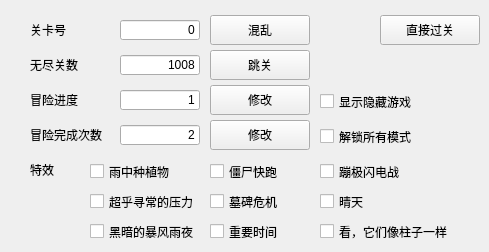
    <widget class="QWidget" name="tab_2">
     <attribute name="title">
      <string>关卡</string>
     </attribute>
     <widget class="QLineEdit" name="Mode">
      <property name="geometry">
       <rect>
        <x>120</x>
        <y>20</y>
        <width>80</width>
        <height>20</height>
       </rect>
      </property>
      <property name="layoutDirection">
       <enum>Qt::LeftToRight</enum>
      </property>
      <property name="inputMethodHints">
       <set>Qt::ImhDigitsOnly</set>
      </property>
      <property name="text">
       <string>0</string>
      </property>
      <property name="alignment">
       <set>Qt::AlignRight|Qt::AlignTrailing|Qt::AlignVCenter</set>
      </property>
     </widget>
     <widget class="QLabel" name="label_7">
      <property name="geometry">
       <rect>
        <x>30</x>
        <y>20</y>
        <width>39</width>
        <height>19</height>
       </rect>
      </property>
      <property name="text">
       <string>关卡号</string>
      </property>
     </widget>
     <widget class="QPushButton" name="ModifyMode">
      <property name="geometry">
       <rect>
        <x>210</x>
        <y>15</y>
        <width>100</width>
        <height>30</height>
       </rect>
      </property>
      <property name="text">
       <string>混乱</string>
      </property>
      <property name="autoDefault">
       <bool>true</bool>
      </property>
     </widget>
     <widget class="QPushButton" name="ModifyEndlessLevel">
      <property name="geometry">
       <rect>
        <x>210</x>
        <y>50</y>
        <width>100</width>
        <height>30</height>
       </rect>
      </property>
      <property name="text">
       <string>跳关</string>
      </property>
     </widget>
     <widget class="QLabel" name="label_8">
      <property name="geometry">
       <rect>
        <x>30</x>
        <y>55</y>
        <width>52</width>
        <height>19</height>
       </rect>
      </property>
      <property name="text">
       <string>无尽关数</string>
      </property>
     </widget>
     <widget class="QLineEdit" name="EndlessLevel">
      <property name="geometry">
       <rect>
        <x>120</x>
        <y>55</y>
        <width>80</width>
        <height>20</height>
       </rect>
      </property>
      <property name="layoutDirection">
       <enum>Qt::LeftToRight</enum>
      </property>
      <property name="inputMethodHints">
       <set>Qt::ImhDigitsOnly</set>
      </property>
      <property name="text">
       <string>1008</string>
      </property>
      <property name="alignment">
       <set>Qt::AlignRight|Qt::AlignTrailing|Qt::AlignVCenter</set>
      </property>
     </widget>
     <widget class="QPushButton" name="ImmediatelyWin">
      <property name="enabled">
       <bool>true</bool>
      </property>
      <property name="geometry">
       <rect>
        <x>380</x>
        <y>15</y>
        <width>100</width>
        <height>30</height>
       </rect>
      </property>
      <property name="text">
       <string>直接过关</string>
      </property>
     </widget>
     <widget class="QLineEdit" name="AdventureCompletionTimes">
      <property name="geometry">
       <rect>
        <x>120</x>
        <y>125</y>
        <width>80</width>
        <height>20</height>
       </rect>
      </property>
      <property name="layoutDirection">
       <enum>Qt::LeftToRight</enum>
      </property>
      <property name="inputMethodHints">
       <set>Qt::ImhDigitsOnly</set>
      </property>
      <property name="text">
       <string>2</string>
      </property>
      <property name="alignment">
       <set>Qt::AlignRight|Qt::AlignTrailing|Qt::AlignVCenter</set>
      </property>
     </widget>
     <widget class="QLineEdit" name="AdventureLevel">
      <property name="geometry">
       <rect>
        <x>120</x>
        <y>90</y>
        <width>80</width>
        <height>20</height>
       </rect>
      </property>
      <property name="layoutDirection">
       <enum>Qt::LeftToRight</enum>
      </property>
      <property name="inputMethodHints">
       <set>Qt::ImhDigitsOnly</set>
      </property>
      <property name="text">
       <string>1</string>
      </property>
      <property name="alignment">
       <set>Qt::AlignRight|Qt::AlignTrailing|Qt::AlignVCenter</set>
      </property>
     </widget>
     <widget class="QLabel" name="label_5">
      <property name="geometry">
       <rect>
        <x>30</x>
        <y>90</y>
        <width>52</width>
        <height>19</height>
       </rect>
      </property>
      <property name="text">
       <string>冒险进度</string>
      </property>
     </widget>
     <widget class="QPushButton" name="ModifyAdventureLevel">
      <property name="geometry">
       <rect>
        <x>210</x>
        <y>85</y>
        <width>100</width>
        <height>30</height>
       </rect>
      </property>
      <property name="text">
       <string>修改</string>
      </property>
     </widget>
     <widget class="QPushButton" name="ModifyAdventureCompletionTimes">
      <property name="geometry">
       <rect>
        <x>210</x>
        <y>120</y>
        <width>100</width>
        <height>30</height>
       </rect>
      </property>
      <property name="text">
       <string>修改</string>
      </property>
     </widget>
     <widget class="QLabel" name="label_6">
      <property name="geometry">
       <rect>
        <x>30</x>
        <y>125</y>
        <width>78</width>
        <height>19</height>
       </rect>
      </property>
      <property name="text">
       <string>冒险完成次数</string>
      </property>
     </widget>
     <widget class="QLabel" name="label_18">
      <property name="geometry">
       <rect>
        <x>30</x>
        <y>160</y>
        <width>26</width>
        <height>19</height>
       </rect>
      </property>
      <property name="text">
       <string>特效</string>
      </property>
     </widget>
     <widget class="QCheckBox" name="ColumnLike">
      <property name="geometry">
       <rect>
        <x>320</x>
        <y>220</y>
        <width>142</width>
        <height>23</height>
       </rect>
      </property>
      <property name="text">
       <string>看，它们像柱子一样</string>
      </property>
     </widget>
     <widget class="QCheckBox" name="ItsRaining">
      <property name="geometry">
       <rect>
        <x>90</x>
        <y>160</y>
        <width>90</width>
        <height>23</height>
       </rect>
      </property>
      <property name="text">
       <string>雨中种植物</string>
      </property>
     </widget>
     <widget class="QCheckBox" name="DarkStormyNight">
      <property name="geometry">
       <rect>
        <x>90</x>
        <y>220</y>
        <width>116</width>
        <height>23</height>
       </rect>
      </property>
      <property name="text">
       <string>黑暗的暴风雨夜</string>
      </property>
     </widget>
     <widget class="QCheckBox" name="BungeeBlitz">
      <property name="geometry">
       <rect>
        <x>320</x>
        <y>160</y>
        <width>90</width>
        <height>23</height>
       </rect>
      </property>
      <property name="text">
       <string>蹦极闪电战</string>
      </property>
     </widget>
     <widget class="QCheckBox" name="ZombieQuick">
      <property name="geometry">
       <rect>
        <x>210</x>
        <y>160</y>
        <width>77</width>
        <height>23</height>
       </rect>
      </property>
      <property name="text">
       <string>僵尸快跑</string>
      </property>
     </widget>
     <widget class="QCheckBox" name="HighGravity">
      <property name="geometry">
       <rect>
        <x>90</x>
        <y>190</y>
        <width>116</width>
        <height>23</height>
       </rect>
      </property>
      <property name="text">
       <string>超乎寻常的压力</string>
      </property>
     </widget>
     <widget class="QCheckBox" name="GraveDanger">
      <property name="geometry">
       <rect>
        <x>210</x>
        <y>190</y>
        <width>77</width>
        <height>23</height>
       </rect>
      </property>
      <property name="text">
       <string>墓碑危机</string>
      </property>
     </widget>
     <widget class="QCheckBox" name="SunnyDay">
      <property name="geometry">
       <rect>
        <x>320</x>
        <y>190</y>
        <width>51</width>
        <height>23</height>
       </rect>
      </property>
      <property name="text">
       <string>晴天</string>
      </property>
     </widget>
     <widget class="QCheckBox" name="BigTime">
      <property name="geometry">
       <rect>
        <x>210</x>
        <y>220</y>
        <width>77</width>
        <height>23</height>
       </rect>
      </property>
      <property name="text">
       <string>重要时间</string>
      </property>
     </widget>
     <widget class="QCheckBox" name="ShowLimboPage">
      <property name="geometry">
       <rect>
        <x>320</x>
        <y>90</y>
        <width>103</width>
        <height>23</height>
       </rect>
      </property>
      <property name="text">
       <string>显示隐藏游戏</string>
      </property>
     </widget>
     <widget class="QCheckBox" name="UnlockAllModes">
      <property name="geometry">
       <rect>
        <x>320</x>
        <y>125</y>
        <width>103</width>
        <height>23</height>
       </rect>
      </property>
      <property name="text">
       <string>解锁所有模式</string>
      </property>
     </widget>
    </widget>
